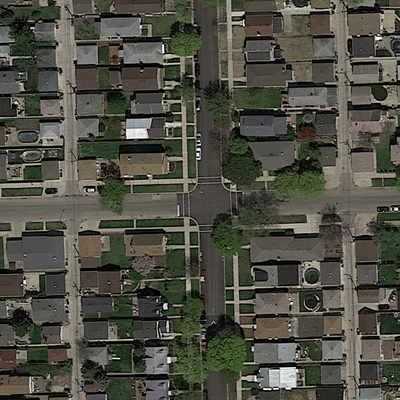
#> input picture projects/project2/project_road_segmentation/training/images/satImage_001.png, 400 x 400 px; its folder holds 4 pictures in this run
$ python gregs.py
#> lines starting #> are read from the running program, lines starting #| are printed output that depends on the picture
import matplotlib.image as mpimg
import numpy as np
import matplotlib.pyplot as plt
import os,sys
from PIL import Image
from sklearn import linear_model
import extract_features as features


# Helper functions

def load_image(infilename):
#> called with infilename = 'training/images/satImage_001.png'
    data = mpimg.imread(infilename)
#> data is the input picture: shape (400, 400, 3) float32; mean R, G, B 0.309, 0.309, 0.268
    return data

# [17 lines left out: functions img_float_to_uint8, to_rgb_img, not called in this run]

# Concatenate an image and its groundtruth
def concatenate_images(img, gt_img):
    return np.concatenate((to_rgb_img(img), to_rgb_img(gt_img)), axis = 1)

def into_patches(im):
    list_patches = []
    imgwidth = im.shape[0]
    imgheight = im.shape[1]
    is_2d = len(im.shape) < 3
    for i in range(0, imgheight, patch_size):
        for j in range(0, imgwidth, patch_size):
            # get the center path
            if is_2d:
               img_patch = [im[j : j + patch_size, i : i + patch_size]]
            else:
               img_patch = [im[j : j + patch_size, i : i + patch_size, :]]

            #every other patch
            for x in range(-patch_margin, patch_margin + 1):
                for y in range(-patch_margin, patch_margin + 1):
                    if not (x == 0 and y == 0):
                        x_offset = x * patch_size
                        j_beg = j + x_offset
                        j_end = j_beg + patch_size

                        y_offset = y * patch_size
                        i_beg = i + y_offset
                        i_end = i_beg + patch_size

                        if j_beg >= 0 and i_beg >= 0 and j_end < im.shape[0] and i_end < im.shape[1]:
                            if is_2d:
                                img_patch.append(im[j_beg : j_end, i_beg : i_end])
                            else:
                                img_patch.append(im[j_beg : j_end, i_beg : i_end, :])
            for p in img_patch:
                assert(p.shape[0] == patch_size)
                assert(p.shape[1] == patch_size)
                assert(p.shape == img_patch[0].shape)

            list_patches.append(np.asarray(img_patch))
    return list_patches

def extract_features(img):
    return np.array(features.extract_mean_var(img, patch_margin))
    #return features.extract_delta_to_gray(img)

# Extract features for a given image
def extract_img_features(img):
    img = into_patches(img)
    return np.asarray([extract_features(patch) for patch in img])

# Convert array of labels to an image
# [20 lines left out: functions label_to_img, make_img_overlay, not called in this run]

def load_training_set(root_dir, max_images = 20):
    im_dir = root_dir + "images/"
    gt_dir = root_dir + "groundtruth/"
    cn_dir = root_dir + "cannyedges/"

    files = os.listdir(im_dir)
    n = min(max_images, len(files))

    imgs    = [load_image(im_dir + files[i]) for i in range(n)]
#> call 2 of load_image, with infilename = 'training/images/satImage_004.png'
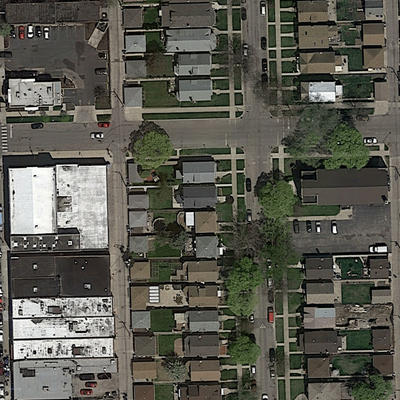
#> input picture projects/project2/project_road_segmentation/training/images/satImage_004.png, 400 x 400 px
#> in load_image, data is the input picture: shape (400, 400, 3) float32; mean R, G, B 0.354, 0.351, 0.315
#> call 3 of load_image, with infilename = 'training/images/satImage_005.png'
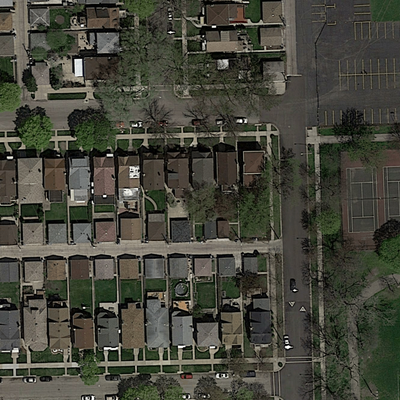
#> input picture projects/project2/project_road_segmentation/training/images/satImage_005.png, 400 x 400 px
#> in load_image, data is the input picture: shape (400, 400, 3) float32; mean R, G, B 0.274, 0.275, 0.233
#> call 4 of load_image, with infilename = 'training/images/satImage_006.png'
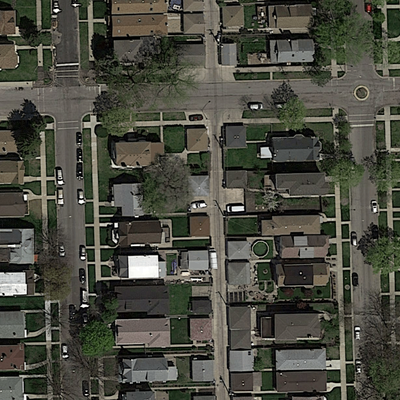
#> input picture projects/project2/project_road_segmentation/training/images/satImage_006.png, 400 x 400 px
#> in load_image, data is the input picture: shape (400, 400, 3) float32; mean R, G, B 0.294, 0.296, 0.255
#> imgs = 4 items
    gt_imgs = [load_image(gt_dir + files[i]) for i in range(n)]
#> gt_imgs = 4 items
    cn_imgs = [load_image(cn_dir + files[i]) for i in range(n)]
#> cn_imgs = 4 items

    for i in range(n):
        assert(imgs[i].shape[0] == gt_imgs[i].shape[0])
        assert(imgs[i].shape[1] == gt_imgs[i].shape[1])
        assert(imgs[i].shape[0] == cn_imgs[i].shape[0])
        assert(imgs[i].shape[1] == cn_imgs[i].shape[1])

    return (imgs, gt_imgs, cn_imgs)


def compute_patches(imgs):
    images = [into_patches(img) for img in imgs]
    return np.asarray([patch for img in images for patch in img])


# Loaded a set of images
imgs, gt_imgs, _ = load_training_set("training/")
#> imgs = 4 items; gt_imgs = 4 items

# Extract patches from input images
patch_margin = 1
patch_size = 16

img_patches = compute_patches(imgs)
#> after the loop in into_patches, `for i in range(0, imgheight, patch_size):`: list_patches = 625 items
#> in compute_patches, `images = [into_patches(img) for img in imgs]`: images = 4 items
#> (the run stopped early here; a loop or call above may not have finished)
